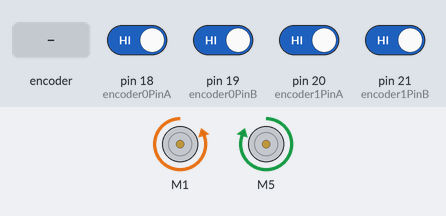
Bench run of a sketch on a simulated Arduino Mega 2560, built with avr-gcc and run on an emulated ATmega2560. Parts: 2 × DC motor (green arrow = forward, orange = backward, longer = faster). The inputs (shaded band) are chosen by the test bench; at power-on: pin 18 (encoder0PinA), pin 19 (encoder0PinB), pin 20 (encoder1PinA), pin 21 (encoder1PinB) HIGH. What the sketch prints to the serial monitor is not drawn.

Above: at 1.2 s.
1.3 s: rotary encoder on pin 18 (encoder0PinA) / pin 19 (encoder0PinB) turned 1 step (first pin leading)
4.5 s: pin 20 (encoder1PinA) driven LOW
7.5 s: pin 21 (encoder1PinB) driven LOW
10.5 s: rotary encoder on pin 18 (encoder0PinA) / pin 19 (encoder0PinB) turned 2 steps (second pin leading)
12.4 s: pin 20 (encoder1PinA) driven HIGH
Timing chart, 0 to 15.4 s (numbered marks = the images above; inputs shaded):
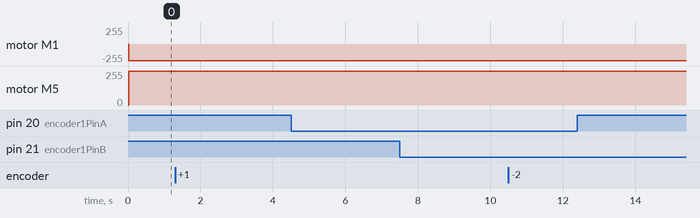

Measured:
- after the input at 1.3 s, every drawn part: stays the same
- after the input at 4.5 s, every drawn part: stays the same
- after the input at 7.5 s, every drawn part: stays the same
- after the input at 10.5 s, every drawn part: stays the same
- after the input at 12.4 s, every drawn part: stays the same

The sketch:

pos_control_fwdkin.ino
```cpp
#include "CytronMotorDriver.h"
#include <math.h>

long left_speed;
long right_speed;

// define encoder pins
const int encoder0PinA = 18; // interrupt pin 5 on MEGA
const int encoder0PinB = 19; // interrupt pin 4 on MEGA

const int encoder1PinA = 20; // interrupt pin 3 on MEGA
const int encoder1PinB = 21; // interrupt pin 2 on MEGA

unsigned long timeNow = 0;
unsigned long timeDlt = 0;
float         timeStp = 0.0;
unsigned long timePrv = 0;

// encoder value change motor turn angles
const float ratio = 2*PI/3280.0;
// 360. -> 1 turn (in deg)
// 2*PI -> 1 turn (in rad)
// 3280 -> Gear and Encoder Ratio

// declare and initialize global encoder position variables
volatile long encoder0Pos = 0;
volatile long encoder1Pos = 0;

// Configure the motor driver.
CytronMD motor1(PWM_DIR, 1, 0); // PWM 1 = Pin 1, DIR 1 = Pin 0.
CytronMD motor2(PWM_DIR, 5, 4); // PWM 2 = Pin 5, DIR 2 = Pin 4.

float target = 1.0;

// Define parameters for Dijkstra and Dynamic Window Approach
// float dist_threshold = 0.25; // threshold distance to goal
float dist_threshold = 0.05; // threshold distance to goal
float angle_threshold = 0.1; // threshold orientation to goal

float wheelDiameter = 0.05; // meter
float wheelRadius = wheelDiameter/2.0;
float interWheelDistance = 0.14; // meter
//scannerPoseWrtBob = bob_getScannerPose(connection);

// controller parameters
float Krho = 7;
float Kalpha = 5;
float Kbeta = -0.6;
// float Kalpha = 0.0;
// float Kbeta = -0.00;
bool backwardAllowed = false;
bool useConstantSpeed = false;
float constantSpeed = 4;
float constantSpeed2 = 20;

int state = 0;
int state3 = 0;

float wheelLPos = 0.0;
float wheelRPos = 0.0;

float wheelLVel = 0.0;
float wheelRVel = 0.0;

float wheelRPosPrv = 0.0;
float wheelLPosPrv = 0.0;

float x = 0.0;
float y = 0.0;
float theta = 0.0;

float xR_dot = 0.0;
float theta_dot = 0.0;

float xR = 0.0; // delete later

float x_dot = 0.0;
float y_dot = 0.0;

float xg = 1.0;
float yg = 0.0;
float thetag = 0.0;

// float xg = 1.0;
// float yg = 0.0;
// float thetag = PI/2;

float rho = 0.0;
float lambda = 0.0;
float alpha = 0.0;

float beta = 0.0;

float vu = 0.0;
float omega = 0.0;

float Phia = 0.0;
float Phib = 0.0;

float RightWheelVelocity = 0.0;
float LeftWheelVelocity = 0.0;

float dtheta = 0.0;

bool EndCond = false;

float normalizeAngle(float angle) {
  // normalizeAngle   set angle to the range [-pi,pi)
  return fmod((angle+PI),(2*PI)) - PI;
}

void doEncoder0A() {
  encoder0Pos += (digitalRead(encoder0PinA) == digitalRead(encoder0PinB))?1:-1;
}

void doEncoder0B() {
  encoder0Pos -= (digitalRead(encoder0PinA) == digitalRead(encoder0PinB))?1:-1;
}

void doEncoder1A() {
  encoder1Pos += (digitalRead(encoder1PinA) == digitalRead(encoder1PinB))?1:-1;
}

void doEncoder1B() {
  encoder1Pos -= (digitalRead(encoder1PinA) == digitalRead(encoder1PinB))?1:-1;
}

void setup()
{

  Serial.begin(115200);

  // begining of encoder code

  pinMode(encoder0PinA, INPUT_PULLUP);
  pinMode(encoder0PinB, INPUT_PULLUP);

  // encoder pin on interrupt #5 (pin 18)
  attachInterrupt(digitalPinToInterrupt(encoder0PinA), doEncoder0A, CHANGE);

  // encoder pin on interrupt #4 (pin 19)
  attachInterrupt(digitalPinToInterrupt(encoder0PinB), doEncoder0B, CHANGE);

  pinMode(encoder1PinA, INPUT_PULLUP);
  pinMode(encoder1PinB, INPUT_PULLUP);

  // encoder pin on interrupt #3 (pin 20)
  attachInterrupt(digitalPinToInterrupt(encoder1PinA), doEncoder1A, CHANGE);

  // encoder pin on interrupt #2 (pin 21)
  attachInterrupt(digitalPinToInterrupt(encoder1PinB), doEncoder1B, CHANGE);

  // end of encoder code

  timePrv = millis();
}

void loop()
{
  timeNow = millis();
  timeDlt = timeNow - timePrv;
  if (timeDlt > 0)
    timeStp = (float)timeDlt*0.001;
  else
    timeStp = 0.008;
  timePrv = timeNow;

  wheelLPos = -(float)encoder0Pos*ratio;
  wheelRPos = (float)encoder1Pos*ratio;

  wheelLVel = (wheelLPos-wheelLPosPrv)/timeStp;
  wheelRVel = (wheelRPos-wheelRPosPrv)/timeStp;

  wheelLPosPrv = wheelLPos;
  wheelRPosPrv = wheelRPos;

  if (EndCond == false) {
    xR_dot = wheelRadius*(wheelRVel+wheelLVel)/2;
    theta_dot = wheelRadius*(wheelLVel-wheelRVel)/(2*interWheelDistance);

    xR = xR + xR_dot*timeStp;
    theta = theta + theta_dot*timeStp;

    x_dot = cos(theta)*xR_dot;
    y_dot = sin(theta)*xR_dot;

    x = x + x_dot*timeStp;
    y = y + y_dot*timeStp;

    // run control step
    //[ vu, omega ] = calculateControlOutput([x, y, theta], [xg, yg, thetag], parameters);

    rho = sqrt(pow((xg-x),2)+pow((yg-y),2));        // pythagoras theorem, sqrt(dx^2 + dy^2)
    // lambda = atan2(yg-y, xg-x);           // angle of the vector pointing from the robot to the goal in the inertial frame
    // alpha = normalizeAngle(lambda-theta); // angle of the vector pointing from the robot to the goal in the robot frame

    // beta = normalizeAngle(thetag-lambda);

    lambda = normalizeAngle(atan2(yg-y, xg-x));           // angle of the vector pointing from the robot to the goal in the inertial frame
    alpha = lambda-theta; // angle of the vector pointing from the robot to the goal in the robot frame
    beta = thetag-lambda;

    // if (backwardAllowed == true) {
    //     // If obstacle in "front" => go forward
    //     if (abs(alpha) > PI/2) {
    //         alpha = normalizeAngle(lambda-theta-PI);
    //         beta = thetag-lambda-PI;
    //         Krho = -Krho;
    //     }
    // }

    vu = Krho*rho; // [m/s]
    omega = Kalpha*alpha + Kbeta*beta; // [rad/s]

    // if (useConstantSpeed == true) {
    //     float absVel = abs(vu);
    //     if (absVel > 1e-6) {
    //         vu = constantSpeed*vu/absVel;
    //         omega = constantSpeed*omega/absVel;
    //     }
    //     else if (abs(omega) > 1e-6) {
    //         vu = constantSpeed*vu/abs(omega);
    //         omega = constantSpeed*omega/abs(omega);
    //     }
    // }

    if (useConstantSpeed == true) {
        float absVel = abs(vu);
        if (absVel > 10) {
            vu = constantSpeed*vu/absVel;
        }
        if (abs(omega) > 0.1) {
            omega = constantSpeed2*omega/abs(omega);
        }
    }

  //  float halfWheelbase = interWheelDistance/2;

  //   float a = wheelRadius/2;

  // M = [a                a;
  //      a*(1/halfWheelbase) a*(-1/halfWheelbase)];

  //   detA = halfWheelbase/(-2*a*a);

  // Minv = [1/(2*a) halfWheelbase/(2*a);
  //         1/(2*a) -halfWheelbase/(2*a)];

  // Minv = [1/wheelRadius halfWheelbase/wheelRadius;
  //         1/wheelRadius -halfWheelbase/wheelRadius];

  // PhiPrime = Minv * [vu; omega];
  // LeftWheelVelocity = PhiPrime(2);
  // RightWheelVelocity = PhiPrime(1);

    Phia = vu/wheelRadius;
    Phib = omega*interWheelDistance/wheelDiameter;

    RightWheelVelocity = (Phia + Phib);
    LeftWheelVelocity = (Phia - Phib);

    // RightWheelVelocity = Phia*0.97;
    // LeftWheelVelocity = Phia;

    if (RightWheelVelocity < -254)
      RightWheelVelocity = -254;
    if (RightWheelVelocity > 254)
      RightWheelVelocity = 254;

    if (LeftWheelVelocity < -254)
      LeftWheelVelocity = -254;
    if (LeftWheelVelocity > 254)
      LeftWheelVelocity = 254;

    // End condition
    dtheta = abs(normalizeAngle(theta-thetag));

    EndCond = (rho < dist_threshold && dtheta < angle_threshold) || rho > 5;

    // EndCond = (xg-xR < dist_threshold && dtheta < angle_threshold);
  }
  else {
    RightWheelVelocity = 0.0;
    LeftWheelVelocity = 0.0;
  }

  motor1.setSpeed(-(int)RightWheelVelocity);
  motor2.setSpeed((int)LeftWheelVelocity);

  Serial.print("xR: ");
  Serial.print(xR, 6);
  Serial.print(", ");
  Serial.print("x: ");
  Serial.print(x, 6);
  // Serial.println();
  Serial.print(", ");
  Serial.print("yg: ");
  Serial.print(yg, 6);
  Serial.print(", ");
  Serial.print("y: ");
  Serial.print(y, 6);
  // // Serial.println();
  Serial.print(", ");
  // Serial.print("thetag: ");
  // Serial.print(thetag, 6);
  // Serial.print(", ");
  Serial.print("theta: ");
  Serial.print(theta, 6);
  Serial.print(", ");
  Serial.print("dtheta: ");
  Serial.print(dtheta, 6);
  Serial.print(", ");

  Serial.print("vu: ");
  Serial.print(vu, 6);
  Serial.print(", ");
  Serial.print("omega: ");
  Serial.print(omega, 6);
  Serial.print(", ");

  Serial.print("wheelLPos: ");
  Serial.print(wheelLPos, 6);
  Serial.print(", ");
  Serial.print("wheelRPos: ");
  Serial.print(wheelRPos, 6);
  Serial.print(", ");
  Serial.print("wheelLVel: ");
  Serial.print(wheelLVel, 6);
  Serial.print(", ");
  Serial.print("wheelRVel: ");
  Serial.print(wheelRVel, 6);
  Serial.print(", ");
  Serial.print("wLvel: ");
  Serial.print(LeftWheelVelocity, 6);
  Serial.print(", ");
  Serial.print("wRvel: ");
  Serial.print(RightWheelVelocity, 6);

  // Serial.print(", ");
  // Serial.print("lambda: ");
  // Serial.print(lambda, 6);
  // Serial.print(", ");
  // Serial.print("alpha: ");
  // Serial.print(alpha, 6);
  // Serial.print(", ");
  // Serial.print("beta: ");
  // Serial.print(beta, 6);

  Serial.println();

  // Serial.print("dtheta: ");
  // Serial.print(dtheta, 6);
  // Serial.println();
  // Serial.print("timeStp: ");
  // Serial.print(timeStp, 6);
  // Serial.print(", ");
  // Serial.print("vu: ");
  // Serial.print(vu, 6);
  // Serial.print(", ");
  // Serial.print("omega: ");
  // Serial.print(omega, 6);
  // Serial.println();
  // Serial.print("rho: ");
  // Serial.print(rho, 6);
  // Serial.print(", ");
  // Serial.print("lambda: ");
  // Serial.print(lambda, 6);
  // Serial.println();
  // Serial.print("alpha: ");
  // Serial.print(alpha, 6);
  // Serial.print(", ");
  // Serial.print("beta: ");
  // Serial.print(beta, 6);
  // Serial.println();
  // Serial.println();

}
```
